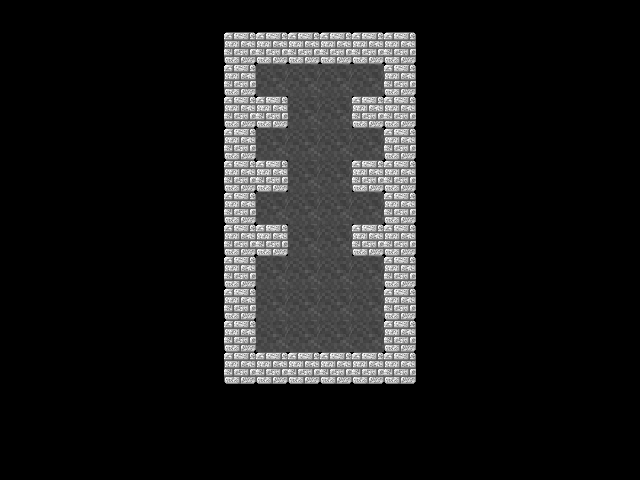

A 2D game scene composited from a Tiled map and its tileset images. What follows is a short description and the map's XML, with every tile layer's data as written:
An orthogonal 20x15 tile map with 32x32 px tiles, 2 tile layers (Grounds, Walls), 6 tilesets and 13 objects (6x Blue, 3x Red, 3x Green, Hero).

<map version="1.0" orientation="orthogonal" width="20" height="15" tilewidth="32" tileheight="32">
 <tileset firstgid="1" name="grounds" tilewidth="32" tileheight="32">
  <image source="../assets/images/grounds.png" width="128" height="128" />
 </tileset>
 <tileset firstgid="17" name="walls" tilewidth="32" tileheight="32">
  <image source="../assets/images/walls.png" width="128" height="96" />
 </tileset>
 <tileset firstgid="29" name="changers" tilewidth="32" tileheight="32">
  <image source="../assets/images/changers.png" width="96" height="32" />
 </tileset>
 <tileset firstgid="32" name="capsules" tilewidth="32" tileheight="32">
  <image source="../assets/images/capsules.png" width="96" height="64" />
 </tileset>
 <tileset firstgid="38" name="viruses" tilewidth="32" tileheight="32">
  <image source="../assets/images/viruses.png" width="96" height="128" />
 </tileset>
 <tileset firstgid="50" name="hero" tilewidth="32" tileheight="32">
  <image source="../assets/images/character.png" width="384" height="96" />
 </tileset>
 <layer name="Grounds" width="20" height="15">
  <data encoding="csv">
0,0,0,0,0,0,0,0,0,0,0,0,0,0,0,0,0,0,0,0,
0,0,0,0,0,0,0,0,0,0,0,0,0,0,0,0,0,0,0,0,
0,0,0,0,0,0,0,0,3,3,3,3,0,0,0,0,0,0,0,0,
0,0,0,0,0,0,0,0,0,3,3,0,0,0,0,0,0,0,0,0,
0,0,0,0,0,0,0,0,3,3,3,3,0,0,0,0,0,0,0,0,
0,0,0,0,0,0,0,0,0,3,3,0,0,0,0,0,0,0,0,0,
0,0,0,0,0,0,0,0,3,3,3,3,0,0,0,0,0,0,0,0,
0,0,0,0,0,0,0,0,0,3,3,0,0,0,0,0,0,0,0,0,
0,0,0,0,0,0,0,0,3,3,3,3,0,0,0,0,0,0,0,0,
0,0,0,0,0,0,0,0,3,3,3,3,0,0,0,0,0,0,0,0,
0,0,0,0,0,0,0,0,3,3,3,3,0,0,0,0,0,0,0,0,
0,0,0,0,0,0,0,0,0,0,0,0,0,0,0,0,0,0,0,0,
0,0,0,0,0,0,0,0,0,0,0,0,0,0,0,0,0,0,0,0,
0,0,0,0,0,0,0,0,0,0,0,0,0,0,0,0,0,0,0,0,
0,0,0,0,0,0,0,0,0,0,0,0,0,0,0,0,0,0,0,0
</data>
 </layer>
 <layer name="Walls" width="20" height="15">
  <data encoding="csv">
0,0,0,0,0,0,0,0,0,0,0,0,0,0,0,0,0,0,0,0,
0,0,0,0,0,0,0,21,21,21,21,21,21,0,0,0,0,0,0,0,
0,0,0,0,0,0,0,21,0,0,0,0,21,0,0,0,0,0,0,0,
0,0,0,0,0,0,0,21,21,0,0,21,21,0,0,0,0,0,0,0,
0,0,0,0,0,0,0,21,0,0,0,0,21,0,0,0,0,0,0,0,
0,0,0,0,0,0,0,21,21,0,0,21,21,0,0,0,0,0,0,0,
0,0,0,0,0,0,0,21,0,0,0,0,21,0,0,0,0,0,0,0,
0,0,0,0,0,0,0,21,21,0,0,21,21,0,0,0,0,0,0,0,
0,0,0,0,0,0,0,21,0,0,0,0,21,0,0,0,0,0,0,0,
0,0,0,0,0,0,0,21,0,0,0,0,21,0,0,0,0,0,0,0,
0,0,0,0,0,0,0,21,0,0,0,0,21,0,0,0,0,0,0,0,
0,0,0,0,0,0,0,21,21,21,21,21,21,0,0,0,0,0,0,0,
0,0,0,0,0,0,0,0,0,0,0,0,0,0,0,0,0,0,0,0,
0,0,0,0,0,0,0,0,0,0,0,0,0,0,0,0,0,0,0,0,
0,0,0,0,0,0,0,0,0,0,0,0,0,0,0,0,0,0,0,0
</data>
 </layer>
 <objectgroup name="Changers" width="20" height="15">
  <object name="Red" gid="29" x="256" y="352">
   <properties>
    <property name="type" value="red" />
   </properties>
  </object>
  <object name="Blue" gid="30" x="352" y="320">
   <properties>
    <property name="type" value="blue" />
   </properties>
  </object>
  <object name="Green" gid="31" x="256" y="224">
   <properties>
    <property name="type" value="green" />
   </properties>
  </object>
  <object name="Blue" gid="30" x="352" y="224">
   <properties>
    <property name="type" value="blue" />
   </properties>
  </object>
 </objectgroup>
 <objectgroup name="Capsules" width="20" height="15">
  <object name="Red" gid="32" x="288" y="256">
   <properties>
    <property name="type" value="red" />
   </properties>
  </object>
  <object name="Blue" gid="33" x="288" y="288">
   <properties>
    <property name="type" value="blue" />
   </properties>
  </object>
  <object name="Green" gid="34" x="320" y="320">
   <properties>
    <property name="type" value="green" />
   </properties>
  </object>
  <object name="Blue" gid="33" x="320" y="256">
   <properties>
    <property name="type" value="blue" />
   </properties>
  </object>
 </objectgroup>
 <objectgroup name="Viruses" width="20" height="15">
  <object name="Green" gid="40" x="352" y="160">
   <properties>
    <property name="type" value="green" />
   </properties>
  </object>
  <object name="Red" gid="38" x="256" y="96">
   <properties>
    <property name="type" value="red" />
   </properties>
  </object>
  <object name="Blue" gid="39" x="352" y="96">
   <properties>
    <property name="type" value="blue" />
   </properties>
  </object>
  <object name="Blue" gid="39" x="256" y="160">
   <properties>
    <property name="type" value="blue" />
   </properties>
  </object>
 </objectgroup>
 <objectgroup name="Hero" width="20" height="15">
  <object name="Hero" gid="62" x="352" y="288">
   <properties>
    <property name="color" value="blue" />
   </properties>
  </object>
 </objectgroup>
</map>
